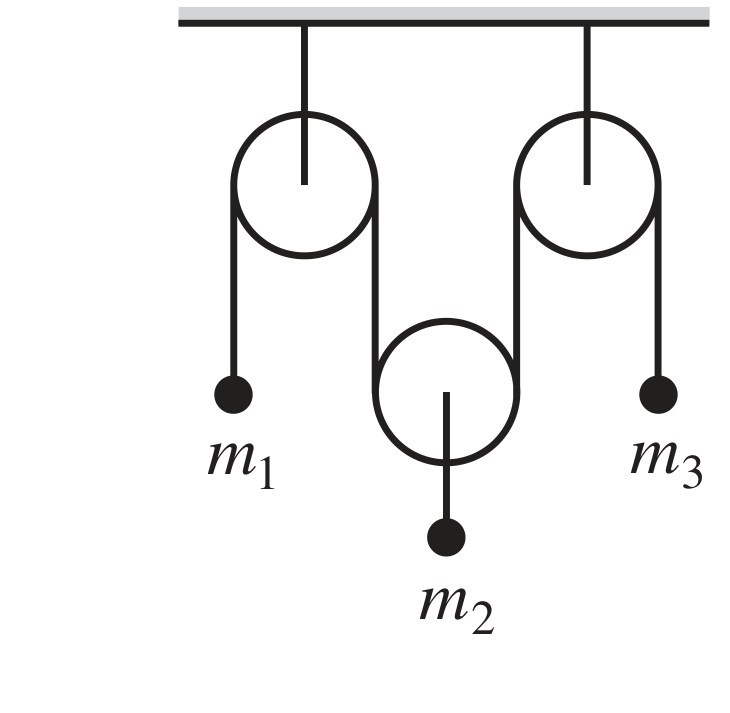
#> input picture importer_EJEE/sample_data/Outputs/1/13/figures/qfig1.png, 730 x 713 px
$ python -i postprocess_figures.py   (imports and definitions only)
#> lines starting #> are read from the running program, lines starting #| are printed output that depends on the picture; after the words box and inside, x2 and y2 are one past the last pixel; in counts of white or black regions, pixels touching at a corner belong together
"""Figure post-processing: tiny border peepings + loose whitespace.

Runs ONCE per paper after ALL extraction is complete (no AI involved):
every saved qfig*/sfig* PNG is (1) cleared of small ink components that
touch the image border (peeping text slivers, cut-off neighbor stubs --
never the diagram itself, see guards), then (2) tightly trimmed of excess
white margin, side by side, only where secure.

Guards (why the diagram itself can never be harmed):
- Only components TOUCHING the image border are candidates. A correct
  crop keeps content off the border (FIGURE STANDARD test 3), so anything
  touching it already violates the standard.
- Area cap: component pixels <= _PEEP_MAX_PX (400) AND <= 0.2% of image
  area. A wire intentionally exiting the figure stays connected to the
  figure's ink mass (tens of thousands of px) and is always kept.
- Still-touching-but-big components are left alone and REPORTED.
- Whitespace trim applies per side, only when that side has more than
  _TRIM_MARGIN px of whitespace AND no ink within 2px of the border
  (never trims into content). Never upscales, never below 32px.

Usage:
    python3 postprocess_figures.py <paper_id> [--outputs DIR] [--report-only]
"""

from __future__ import annotations

import argparse
import sys
from collections import deque
from pathlib import Path

import numpy as np
from PIL import Image

_PEEP_MAX_PX = 400  # border component cap (absolute)
_PEEP_MAX_FRAC = 0.002  # ... and relative to image area
_TRIM_MARGIN = 10  # kept whitespace border, px
_INK_SAFE_GAP = 2  # min ink-to-border distance to allow trimming a side
_MIN_DIM = 32  # never trim a side below this size
_INK_THRESH = 128  # gray below this counts as ink


def _border_components(dark: np.ndarray) -> list:
    """Border-touching dark connected components (8-connectivity).

    Returns [{area, rows: (min, max), cols: (min, max)}]. BFS seeded from
    every dark border pixel, so interior-only ink is never even visited.
    """
    h, w = dark.shape
    seen = np.zeros_like(dark, dtype=bool)
    comps = []
    seeds = (
        [(y, x) for y in range(h) for x in (0, w - 1)]
        + [(y, x) for x in range(w) for y in (0, h - 1)]
    )
    for sy, sx in seeds:
        if not dark[sy, sx] or seen[sy, sx]:
            continue
        q = deque([(sy, sx)])
        seen[sy, sx] = True
        ys, xs = [], []
        while q:
            y, x = q.popleft()
            ys.append(y)
            xs.append(x)
            for dy in (-1, 0, 1):
                for dx in (-1, 0, 1):
                    ny, nx = y + dy, x + dx
                    if (0 <= ny < h and 0 <= nx < w and dark[ny, nx]
                            and not seen[ny, nx]):
                        seen[ny, nx] = True
                        q.append((ny, nx))
        comps.append({"area": len(ys), "rows": (min(ys), max(ys)),
                      "cols": (min(xs), max(xs)),
                      "ys": ys, "xs": xs})
    return comps


def remove_peeps(img: Image.Image) -> tuple[Image.Image, dict]:
    """Whiten small border-touching components. Returns (image, report)."""
    g = np.array(img.convert("L"))
    h, w = g.shape
    dark = g < _INK_THRESH
    cap = min(_PEEP_MAX_PX, int(h * w * _PEEP_MAX_FRAC))
    arr = np.array(img.convert("RGB"))
    removed, kept = 0, 0
    removed_px = 0
    for c in _border_components(dark):
        if c["area"] <= cap:
            # whiten EXACT component pixels only: a disconnected speck
            # sharing the bbox (e.g. a charge dot inside a C-curve) is
            # never touched.
            arr[c["ys"], c["xs"]] = 255
            removed += 1
            removed_px += c["area"]
        else:
            kept += 1
    out = Image.fromarray(arr)
    return out, {"peeps_removed": removed, "peep_px": removed_px,
                 "peeps_kept_big": kept}


def trim_whitespace(img: Image.Image,
                    margin: int = _TRIM_MARGIN) -> tuple[Image.Image, dict]:
    """Trim excess white margin per side, only where secure."""
    g = np.array(img.convert("L"))
    h, w = g.shape
    dark = g < _INK_THRESH
    if not dark.any():
        return img, {"trimmed": {}}
    ys, xs = np.where(dark)
    # secure: ink must stand off the border on a side we trim
    box = [xs.min(), ys.min(), xs.max(), ys.max()]  # x0,y0,x1,y1
    gaps = [box[0], box[1], w - 1 - box[2], h - 1 - box[3]]
    new = [0, 0, w, h]
    trimmed = {}
    for side, gap, lo, hi, size in (
            ("left", gaps[0], box[0], None, w),
            ("top", gaps[1], box[1], None, h),
            ("right", gaps[2], None, box[2], w),
            ("bottom", gaps[3], None, box[3], h)):
        if gap > margin + _INK_SAFE_GAP:
            if side in ("left", "top"):
                new_edge = lo - margin
            else:
                new_edge = hi + margin + 1
            trimmed[side] = gap - margin
        else:
            new_edge = None
        if side == "left":
            new[0] = new_edge if new_edge is not None else 0
        elif side == "top":
            new[1] = new_edge if new_edge is not None else 0
        elif side == "right":
            new[2] = new_edge if new_edge is not None else w
        else:
            new[3] = new_edge if new_edge is not None else h
    x0, y0, x1, y1 = (max(0, new[0]), max(0, new[1]),
                      min(w, new[2]), min(h, new[3]))
    if x1 - x0 < _MIN_DIM or y1 - y0 < _MIN_DIM:
        return img, {"trimmed": {}}
    if (x0, y0, x1, y1) == (0, 0, w, h):
        return img, {"trimmed": {}}
    return img.crop((x0, y0, x1, y1)), {"trimmed": trimmed}


def postprocess_file(path: str | Path) -> dict:
    """Peep removal, then whitespace trim. Overwrites the file in place."""
    p = Path(path)
    img = Image.open(p).convert("RGB")
#> img is the input picture: PIL image 730x713 RGB; mean R, G, B 243.3, 243.1, 243.2
    before = img.size
#> before = (730, 713)
    img, rep = remove_peeps(img)
#> in remove_peeps, `dark = g < _INK_THRESH`:
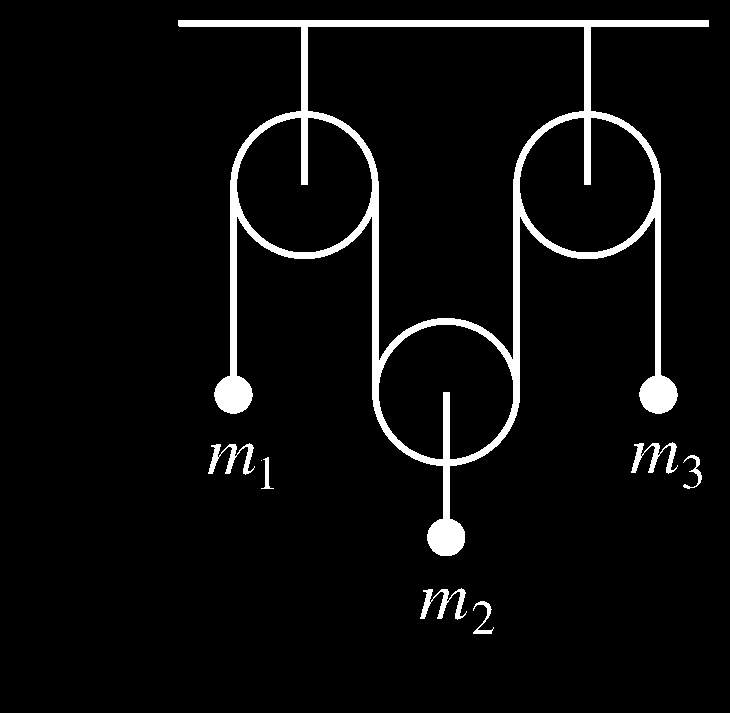
#> dark: shape (713, 730) bool; 5% white; 8 white regions (1 under 20 px), largest, box (x1, y1, x2, y2) and area: (178, 20, 709, 556) 23770, (208, 443, 255, 475) 559, (631, 442, 678, 474) 559
#> in _border_components, `h, w = dark.shape`: h = 713; w = 730
#> in _border_components, `seeds = ( [(y, x) for y in range(h) for x in (0, w - 1)] + [(y, x) for..`: seeds = 2886 items
#> after the loop in remove_peeps, `for c in _border_components(dark):`: kept = 0
#> rep = {'peeps_removed': 0, 'peep_px': 0, 'peeps_kept_big': 0}
    img, trep = trim_whitespace(img)
#> in trim_whitespace, `box = [xs.min(), ys.min(), xs.max(), ys.max()]`: box = [178, 20, 708, 633]
#> in trim_whitespace, `gaps = [box[0], box[1], w - 1 - box[2], h - 1 - box[3]]`: gaps = [178, 20, 21, 79]
#> the loop in trim_whitespace, `for side, gap, lo, hi, size in ( ("left", gaps[0], box[0], None, w), (..` made 4 passes
#> (side, gap, lo, hi, size, new_edge) on passes 1 to 4: ('left', 178, 178, None, 730, 168), ('top', 20, 20, None, 713, 10), ('right', 21, None, 708, 730, 719), ('bottom', 79, None, 633, 713, 644)
#> after the loop in trim_whitespace, `for side, gap, lo, hi, size in (`: new = [168, 10, 719, 644]; trimmed = {'left': 168, 'top': 10, 'right': 11, 'bottom': 69}
#> in trim_whitespace, `x0, y0, x1, y1 = (max(0, new[0]), max(0, new[1]), min(w, new[2]), min(..`: x0 = 168; y0 = 10; x1 = 719; y1 = 644
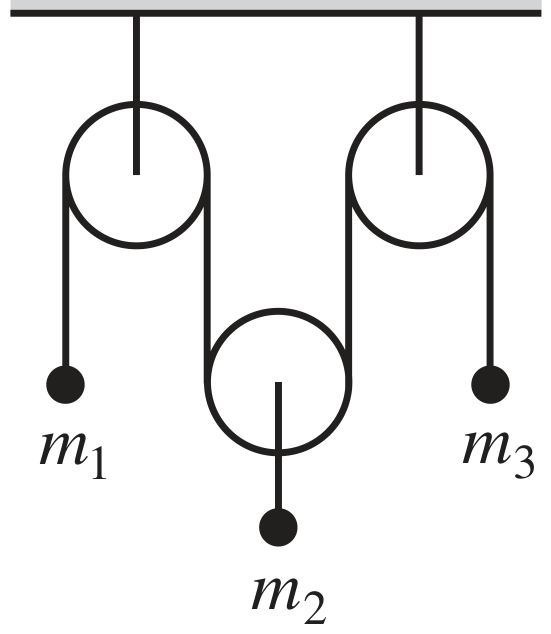
#> img: PIL image 551x634 RGB; mean R, G, B 237.7, 237.5, 237.5
#> trep = 1 item
    rep.update(trep)
    rep["before"] = before
    rep["after"] = img.size
    img.save(p, format="PNG")
    rep["file"] = p.name
    return rep


def postprocess_paper(paper_id: int, output_base=None,
                      report_only: bool = False) -> dict:
    """All qfig*/sfig* PNGs of one paper. Returns {file: report}."""
    if output_base is None:
        import directory_manager
        output_base = directory_manager.OUTPUT_BASE
    root = Path(output_base) / str(paper_id)
    out = {}
    for fig in sorted(root.glob("*/figures/*.png")):
        name = fig.name
        if not (name.startswith("qfig") or name.startswith("sfig")):
            continue
        if report_only:
            img = Image.open(fig).convert("RGB")
            _, rep = remove_peeps(img)
            _, trep = trim_whitespace(img)
            rep.update(trep)
            rep["file"] = name
            out[str(fig)] = rep
            continue
        out[str(fig)] = postprocess_file(fig)
    return out


def main() -> int:
    ap = argparse.ArgumentParser()
    ap.add_argument("paper_id", type=int)
    ap.add_argument("--outputs", default=None)
    ap.add_argument("--report-only", action="store_true")
    args = ap.parse_args()
    rep = postprocess_paper(args.paper_id, args.outputs,
                            report_only=args.report_only)
    n_peep = sum(r.get("peeps_removed", 0) for r in rep.values())
    n_trim = sum(1 for r in rep.values() if r.get("trimmed"))
    print(f"{len(rep)} figures: {n_peep} peepings removed, "
          f"{n_trim} trimmed")
    for f, r in rep.items():
        if r.get("peeps_removed") or r.get("trimmed") or r.get(
                "peeps_kept_big"):
            print(f"  {Path(f).parent.name}/{r.get('file')}: {r}")
    return 0


# [2 lines not run here, left out]

>>> result = postprocess_file('importer_EJEE/sample_data/Outputs/1/13/figures/qfig1.png')
#> result = 7 items
